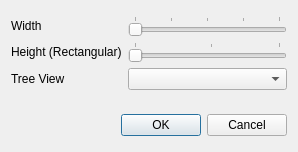
<?xml version="1.0" encoding="UTF-8"?>
<ui version="4.0">
 <class>TreeSettingsDialog</class>
 <widget class="QDialog" name="TreeSettingsDialog">
  <property name="geometry">
   <rect>
    <x>0</x>
    <y>0</y>
    <width>298</width>
    <height>152</height>
   </rect>
  </property>
  <property name="windowTitle">
   <string>Tree Settings</string>
  </property>
  <layout class="QGridLayout" name="gridLayout_2">
   <item row="0" column="0">
    <layout class="QGridLayout" name="gridLayout">
     <item row="0" column="1">
      <widget class="QSlider" name="widthlSlider">
       <property name="minimum">
        <number>10</number>
       </property>
       <property name="maximum">
        <number>50</number>
       </property>
       <property name="orientation">
        <enum>Qt::Horizontal</enum>
       </property>
       <property name="invertedAppearance">
        <bool>false</bool>
       </property>
       <property name="invertedControls">
        <bool>false</bool>
       </property>
       <property name="tickPosition">
        <enum>QSlider::TicksAbove</enum>
       </property>
      </widget>
     </item>
     <item row="1" column="1">
      <widget class="QSlider" name="heightSlider">
       <property name="minimum">
        <number>1</number>
       </property>
       <property name="maximum">
        <number>20</number>
       </property>
       <property name="orientation">
        <enum>Qt::Horizontal</enum>
       </property>
       <property name="tickPosition">
        <enum>QSlider::TicksAbove</enum>
       </property>
      </widget>
     </item>
     <item row="0" column="0">
      <widget class="QLabel" name="label">
       <property name="text">
        <string>Width</string>
       </property>
      </widget>
     </item>
     <item row="1" column="0">
      <widget class="QLabel" name="label_2">
       <property name="text">
        <string>Height (Rectangular)</string>
       </property>
      </widget>
     </item>
     <item row="2" column="1">
      <widget class="QComboBox" name="treeViewCombo"/>
     </item>
     <item row="2" column="0">
      <widget class="QLabel" name="label_3">
       <property name="text">
        <string>Tree View</string>
       </property>
      </widget>
     </item>
    </layout>
   </item>
   <item row="1" column="0">
    <spacer name="verticalSpacer">
     <property name="orientation">
      <enum>Qt::Vertical</enum>
     </property>
     <property name="sizeType">
      <enum>QSizePolicy::Fixed</enum>
     </property>
     <property name="sizeHint" stdset="0">
      <size>
       <width>20</width>
       <height>13</height>
      </size>
     </property>
    </spacer>
   </item>
   <item row="2" column="0">
    <layout class="QHBoxLayout" name="horizontalLayout">
     <item>
      <spacer name="horizontalSpacer">
       <property name="orientation">
        <enum>Qt::Horizontal</enum>
       </property>
       <property name="sizeHint" stdset="0">
        <size>
         <width>40</width>
         <height>20</height>
        </size>
       </property>
      </spacer>
     </item>
     <item>
      <widget class="QPushButton" name="okButton">
       <property name="text">
        <string>OK</string>
       </property>
      </widget>
     </item>
     <item>
      <widget class="QPushButton" name="cancelButton">
       <property name="text">
        <string>Cancel</string>
       </property>
      </widget>
     </item>
    </layout>
   </item>
  </layout>
 </widget>
 <tabstops>
  <tabstop>widthlSlider</tabstop>
  <tabstop>heightSlider</tabstop>
  <tabstop>treeViewCombo</tabstop>
  <tabstop>okButton</tabstop>
  <tabstop>cancelButton</tabstop>
 </tabstops>
 <resources/>
 <connections>
  <connection>
   <sender>okButton</sender>
   <signal>clicked()</signal>
   <receiver>TreeSettingsDialog</receiver>
   <slot>accept()</slot>
   <hints>
    <hint type="sourcelabel">
     <x>115</x>
     <y>143</y>
    </hint>
    <hint type="destinationlabel">
     <x>59</x>
     <y>106</y>
    </hint>
   </hints>
  </connection>
  <connection>
   <sender>cancelButton</sender>
   <signal>clicked()</signal>
   <receiver>TreeSettingsDialog</receiver>
   <slot>reject()</slot>
   <hints>
    <hint type="sourcelabel">
     <x>196</x>
     <y>136</y>
    </hint>
    <hint type="destinationlabel">
     <x>270</x>
     <y>103</y>
    </hint>
   </hints>
  </connection>
 </connections>
</ui>
